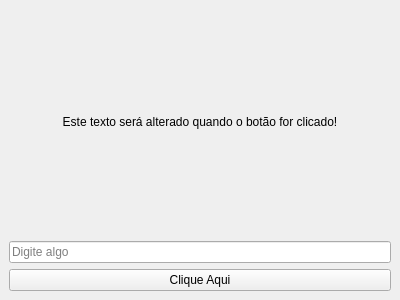
<?xml version="1.0" encoding="UTF-8"?>
<ui version="4.0">
 <class>Form</class>
 <widget class="QWidget" name="Form">
  <property name="geometry">
   <rect>
    <x>0</x>
    <y>0</y>
    <width>400</width>
    <height>300</height>
   </rect>
  </property>
  <property name="windowTitle">
   <string>Python PySide2 Widget (XML)</string>
  </property>
  <property name="windowIcon">
   <iconset>
    <normaloff>../../_icons/icon.ico</normaloff>../../_icons/icon.ico</iconset>
  </property>
  <layout class="QVBoxLayout" name="verticalLayout">
   <property name="spacing">
    <number>6</number>
   </property>
   <property name="leftMargin">
    <number>9</number>
   </property>
   <property name="topMargin">
    <number>9</number>
   </property>
   <property name="rightMargin">
    <number>9</number>
   </property>
   <property name="bottomMargin">
    <number>9</number>
   </property>
   <item>
    <widget class="QLabel" name="label">
     <property name="text">
      <string>Este texto será alterado quando o botão for clicado!</string>
     </property>
     <property name="alignment">
      <set>Qt::AlignCenter</set>
     </property>
    </widget>
   </item>
   <item>
    <widget class="QLineEdit" name="lineEdit">
     <property name="placeholderText">
      <string>Digite algo</string>
     </property>
    </widget>
   </item>
   <item>
    <widget class="QPushButton" name="pushButton">
     <property name="text">
      <string>Clique Aqui</string>
     </property>
    </widget>
   </item>
  </layout>
 </widget>
 <resources/>
 <connections/>
</ui>
